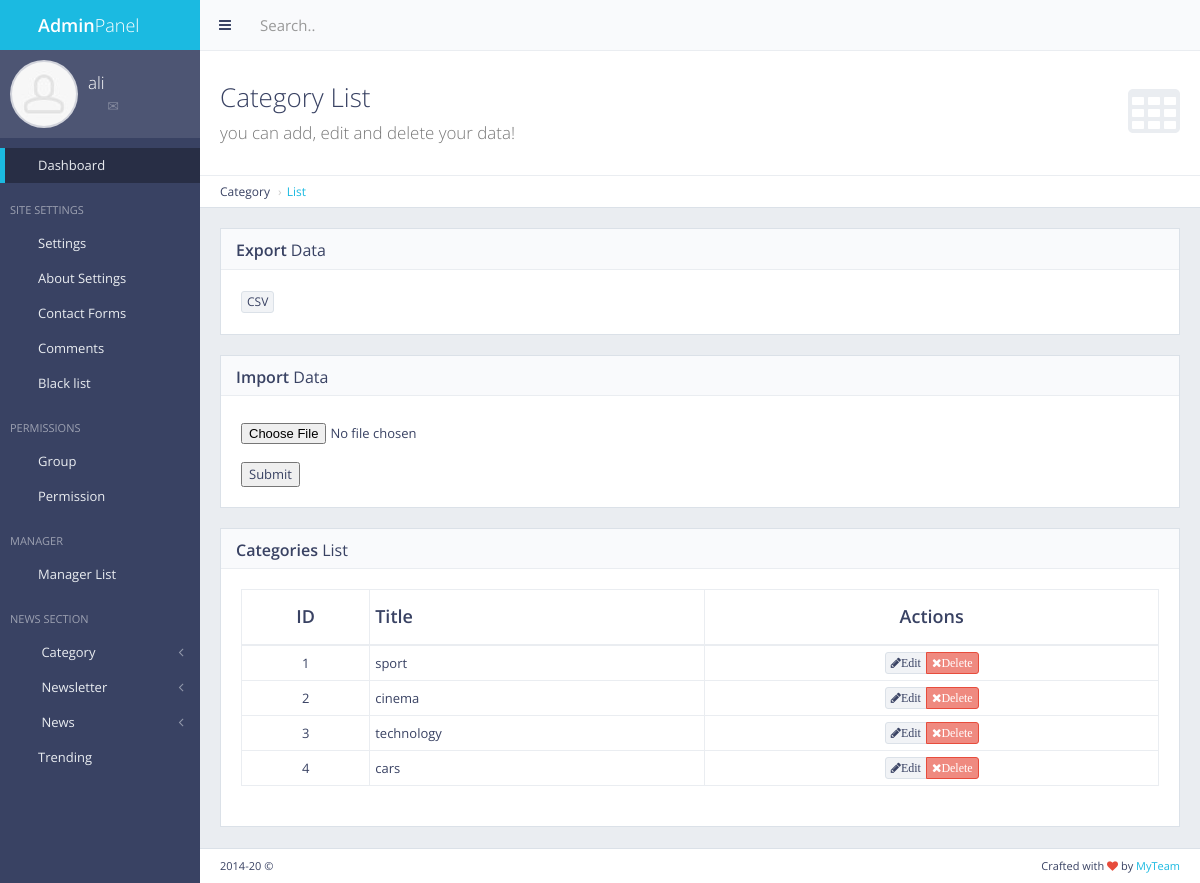
The app's page /panel/category/list/ (signed in) with its own data.
### cat/models.py (models this page shows, shortened)
class Cat(models.Model):
    name = models.CharField(max_length = 50)
    count = models.IntegerField(default = 0)

### cat/views.py (the view)
# urls.py: path('panel/category/list/' , views.cat_list , name='cat_list'),
def cat_list(request):
    if not request.user.is_authenticated:
        return redirect('mylogin')
    cat = Cat.objects.all()
    return render(request , 'back/cat_list.html' , {'cat' : cat})

### main/templatetags/extera_auth.py (called while the page is built)
@register.filter(name='has_group')
def has_group(user , group_name):
    return user.groups.filter(name=group_name).exists()

### main/templates/back/cat_list.html (shortened to what this page needs)
{% extends "back/master.html" %}
{% load static %}
{% block mainblock %}
<div id="page-content">
    <div class="content-header">
        <div class="header-section">
            <h1>
                <i class="fa fa-table"></i>Category List<br><small>you can add, edit and delete your data!</small>
            </h1>
        </div>
    </div>
    <ul class="breadcrumb breadcrumb-top">
        <li>Category</li>
        <li><a href="/panel/news/list/">List</a></li>
    </ul>
    <div class="block full">
        <div class="block-title">
            <h2><strong>Export</strong> Data</h2>
        </div>
        <div class="table-responsive">
          <a href="{% url 'export_cat_csv' %}" data-toggle="tooltip" title="export csv file" class="btn btn-xs btn-default"> CSV</a>
        </div>
    </div>
    <div class="block full">
        <div class="block-title">
            <h2><strong>Import</strong> Data</h2>
        </div>
          <form action="{% url 'import_cat_csv' %}" method="post" enctype="multipart/form-data">
            <input type="file" name="csv_file" id="csv_file">
            <br>
            <button type="submit" name="submit">Submit</button>
          </form>
    </div>
    <div class="block full">
        <div class="block-title">
            <h2><strong>Categories</strong> List</h2>
        </div>
        <div class="table-responsive">
            <table id="example-datatable" class="table table-vcenter table-condensed table-bordered">
                <thead>
                    <tr>
                      <th class="text-center">ID</th>
                        <th>Title</th>
                        <th class="text-center">Actions</th>
                    </tr>
                </thead>
                <tbody>
                  {% for i in cat %}
                  <tr>
                      <td class="text-center">{{ i.id }}</td>
                      <td>{{ i.name }}</td>
                      <td class="text-center">
                          <div class="btn-group">
                              <a href="javascript:void(0)" data-toggle="tooltip" title="Edit" class="btn btn-xs btn-default"><i class="fa fa-pencil">Edit</i></a>
                              <a href="{% url 'news_delete' pk=i.id %}" data-toggle="tooltip" title="Delete" class="btn btn-xs btn-danger"><i class="fa fa-times">Delete</i></a>
                          </div>
                      </td>
                  </tr>
                  {% endfor %}
                </tbody>
            </table>
        </div>
    </div>
</div>
{% endblock %}

### main/templates/back/master.html (shortened to what this page needs)
{% load static %}
{% load extera_auth %}
{% if user.is_authenticated %}
<!DOCTYPE html>
 <html class="no-js" lang="en">
    <head>
        <link rel="stylesheet" href="{% static "back/css/bootstrap.min.css" %}">
        <link rel="stylesheet" href="{% static "back/css/plugins.css" %}">
        <link rel="stylesheet" href="{% static "back/css/main.css" %}">
        <link rel="stylesheet" href="{% static "back/css/themes.css" %}">
    </head>
    <body>
        <div id="page-wrapper">
            <div id="page-container" class="sidebar-partial sidebar-visible-lg sidebar-no-animations">
                <div id="sidebar">
                    <div id="sidebar-scroll">
                        <div class="sidebar-content">
                            <a href="/panel" class="sidebar-brand">
                                <i class="gi gi-flash"></i><span class="sidebar-nav-mini-hide"><strong>Admin</strong>Panel</span>
                            </a>
                            <div class="sidebar-section sidebar-user clearfix sidebar-nav-mini-hide">
                                <div class="sidebar-user-avatar">
                                    <a href="page_ready_user_profile.html">
                                        <img src="{% static "back/img/placeholders/avatars/avatar2.jpg" %}" alt="avatar">
                                    </a>
                                </div>
                                <div class="sidebar-user-name">{{ request.user }}</div>
                                <div class="sidebar-user-links">
                                    <a href="page_ready_user_profile.html" data-toggle="tooltip" data-placement="bottom" title="Profile"><i class="gi gi-user"></i></a>
                                    <a href="page_ready_inbox.html" data-toggle="tooltip" data-placement="bottom" title="Messages"><i class="gi gi-envelope"></i></a>
                                    <a href="/panel/change/pass/" class="enable-tooltip" data-placement="bottom" title="Settings"><i class="gi gi-cogwheel"></i></a>
                                    <a href="{% url 'mylogout' %}" data-toggle="tooltip" data-placement="bottom" title="Logout"><i class="gi gi-exit"></i></a>
                                </div>
                            </div>
                            <ul class="sidebar-nav">
                              {% if perms.main.master_user %}
                                <li>
                                    <a href="/panel" class=" active"><i class="gi gi-stopwatch sidebar-nav-icon"></i><span class="sidebar-nav-mini-hide">Dashboard</span></a>
                                </li>
                                {% endif %}
                                {% if request.user|has_group:'masteruser' %}
                                <li class="sidebar-header">
                                    <span class="sidebar-header-options clearfix"><a href="javascript:void(0)" data-toggle="tooltip" title="Quick Settings"><i class="gi gi-settings"></i></a></span>
                                    <span class="sidebar-header-title">Site Settings</span>
                                </li>
                                <li>
                                    <a href="/panel/setting" class=""><i class="gi gi-show_big_thumbnails sidebar-nav-icon"></i><span class="sidebar-nav-mini-hide">Settings</span></a>
                                </li>
                                <li>
                                    <a href="/panel/about_setting" class=""><i class="gi gi-show_big_thumbnails sidebar-nav-icon"></i><span class="sidebar-nav-mini-hide">About Settings</span></a>
                                </li>
                                <li>
                                    <a href="/panel/contact_form" class=""><i class="gi gi-show_big_thumbnails sidebar-nav-icon"></i><span class="sidebar-nav-mini-hide">Contact Forms</span></a>
                                </li>
                                <li>
                                    <a href="/comment/list" class=""><i class="gi gi-show_big_thumbnails sidebar-nav-icon"></i><span class="sidebar-nav-mini-hide">Comments</span></a>
                                </li>
                                <li>
                                    <a href="/blacklist" class=""><i class="gi gi-show_big_thumbnails sidebar-nav-icon"></i><span class="sidebar-nav-mini-hide">Black list</span></a>
                                </li>
                                <li class="sidebar-header">
                                    <span class="sidebar-header-options clearfix"><a href="javascript:void(0)" data-toggle="tooltip" title="Quick Settings"><i class="gi gi-settings"></i></a></span>
                                    <span class="sidebar-header-title">Permissions</span>
                                </li>
                                <li>
                                    <a href="/panel/manager/group" class=""><i class="gi gi-show_big_thumbnails sidebar-nav-icon"></i><span class="sidebar-nav-mini-hide">Group</span></a>
                                </li>
                                <li>
                                    <a href="/panel/manager/perms" class=""><i class="gi gi-show_big_thumbnails sidebar-nav-icon"></i><span class="sidebar-nav-mini-hide">Permission</span></a>
                                </li>
                                <li class="sidebar-header">
                                    <span class="sidebar-header-options clearfix"><a href="javascript:void(0)" data-toggle="tooltip" title="Quick Settings"><i class="gi gi-settings"></i></a></span>
                                    <span class="sidebar-header-title">Manager</span>
                                </li>
                                <li>
                                    <a href="/panel/manager/list" class=""><i class="gi gi-show_big_thumbnails sidebar-nav-icon"></i><span class="sidebar-nav-mini-hide">Manager List</span></a>
                                </li>
                                {% endif %}
                                <li class="sidebar-header">
                                    <span class="sidebar-header-options clearfix"><a href="javascript:void(0)" data-toggle="tooltip" title="Quick Settings"><i class="gi gi-settings"></i></a></span>
                                    <span class="sidebar-header-title">News Section</span>
                                </li>
                                {% if request.user|has_group:'masteruser' %}
                                <li>
                                    <a href="#" class="sidebar-nav-menu"><i class="fa fa-angle-left sidebar-nav-indicator sidebar-nav-mini-hide"></i><i class="gi gi-show_big_thumbnails sidebar-nav-icon"></i><span class="sidebar-nav-mini-hide"> Category</span></a>
                                </li>
                                <li>
                                    <a href="#" class="sidebar-nav-menu"><i class="fa fa-angle-left sidebar-nav-indicator sidebar-nav-mini-hide"></i><i class="gi gi-show_big_thumbnails sidebar-nav-icon"></i><span class="sidebar-nav-mini-hide"> Newsletter</span></a>
                                </li>
                                {% endif %}
                                <li>
                                    <a href="#" class="sidebar-nav-menu"><i class="fa fa-angle-left sidebar-nav-indicator sidebar-nav-mini-hide"></i><i class="gi gi-show_big_thumbnails sidebar-nav-icon"></i><span class="sidebar-nav-mini-hide"> News</span></a>
                                </li>
                                {% if request.user|has_group:'masteruser' %}
                                <li>
                                    <a href="/panel/trending" class=""><i class="gi gi-show_big_thumbnails sidebar-nav-icon"></i><span class="sidebar-nav-mini-hide">Trending</span></a>
                                </li>
                              </ul>
                              {% endif %}
                        </div>
                    </div>
                </div>
                <div id="main-container">
                    <header class="navbar navbar-default">
                        <ul class="nav navbar-nav-custom">
                            <li>
                                <a href="javascript:void(0)" onclick="App.sidebar('toggle-sidebar');this.blur();">
                                    <i class="fa fa-bars fa-fw"></i>
                                </a>
                            </li>
                        </ul>
                        <form action="page_ready_search_results.html" method="post" class="navbar-form-custom">
                            <div class="form-group">
                                <input type="text" id="top-search" name="top-search" class="form-control" placeholder="Search..">
                            </div>
                        </form>
                    </header>
                      {% block mainblock %}
                      {% endblock %}
                    <footer class="clearfix">
                        <div class="pull-right">
                            Crafted with <i class="fa fa-heart text-danger"></i> by <a href="#" target="_blank">MyTeam</a>
                        </div>
                        <div class="pull-left">
                            <span id="year-copy"></span> &copy;
                        </div>
                    </footer>
                </div>
            </div>
        </div>
    </body>
</html>
{% else %}
  Please log in
{% endif %}

### records on screen
Cat: id "1", name "sport"
Cat: id "2", name "cinema"
Cat: id "3", name "technology"
Cat: id "4", name "cars"

### other values on screen
{{ request.user }} "ali"
